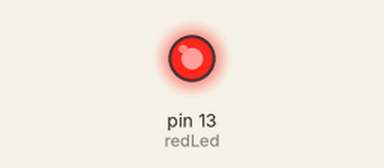
A sketch run on a simulated Arduino Uno, built with avr-gcc and run on an emulated ATmega328P. On the bench: output pins drawn as LEDs (lit = HIGH).

Above: at 1.1 s.
At 5.0 s:
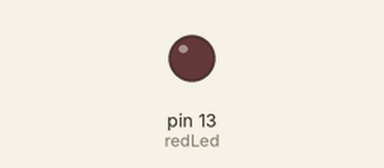
Timing chart, 0 to 7.5 s (numbered marks = the images above):
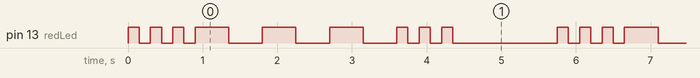

The sketch:

Lesson_01_Morse_SOS.ino
```cpp
int redLed=13;
int dot =150; // Short blink for dot
int dash=450; // Long blink for dash


void setup() {

pinMode(redLed,OUTPUT);

}

void loop() {
// Letter 'S' - 3x Dots
digitalWrite(redLed,HIGH);
delay(dot);
digitalWrite(redLed,LOW);
delay(dot);

digitalWrite(redLed,HIGH);
delay(dot);
digitalWrite(redLed,LOW);
delay(dot);

digitalWrite(redLed,HIGH);
delay(dot);
digitalWrite(redLed,LOW);
delay(dot);
// Letter 'O' - 3x Dashes
digitalWrite(redLed,HIGH);
delay(dash);
digitalWrite(redLed,LOW);
delay(dash);

digitalWrite(redLed,HIGH);
delay(dash);
digitalWrite(redLed,LOW);
delay(dash);

digitalWrite(redLed,HIGH);
delay(dash);
digitalWrite(redLed,LOW);
delay(dash);
// Letter 'S' - 3x Dots
digitalWrite(redLed,HIGH);
delay(dot);
digitalWrite(redLed,LOW);
delay(dot);

digitalWrite(redLed,HIGH);
delay(dot);
digitalWrite(redLed,LOW);
delay(dot);

digitalWrite(redLed,HIGH);
delay(dot);
digitalWrite(redLed,LOW);
delay(dot);

delay(1250);


}
```

Measured:
- by itself, pin 13 (redLed): repeats every 5.8 s: 2 × (LOW 0.15 s, HIGH 0.15 s), LOW 0.15 s, 3 × (HIGH 0.45 s, LOW 0.45 s), 2 × (HIGH 0.15 s, LOW 0.15 s), HIGH 0.15 s, LOW 1.4 s, HIGH 0.15 s
- by itself, everything shown: repeats every 5.8 s, in 18 steps
